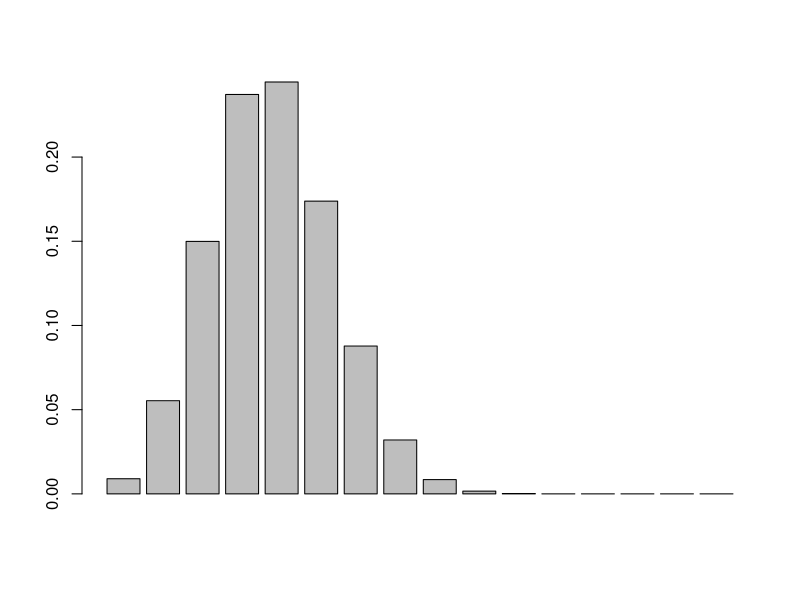
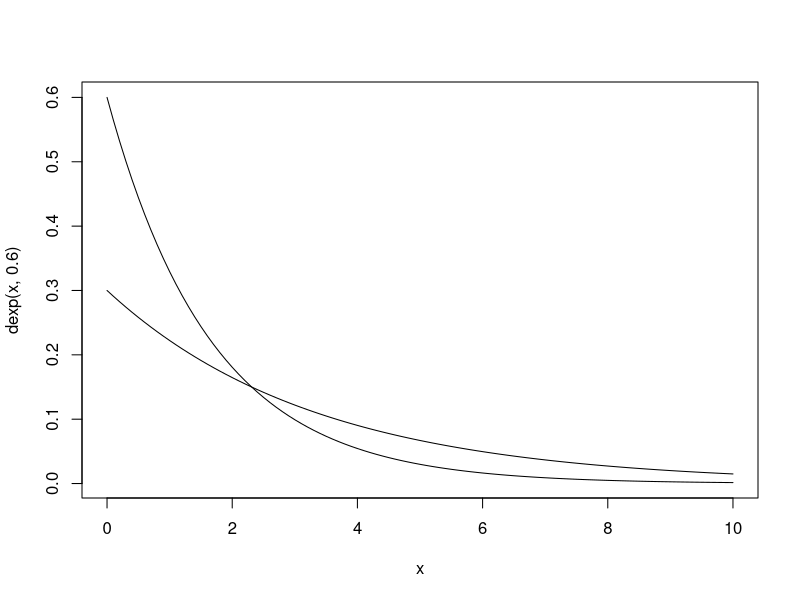
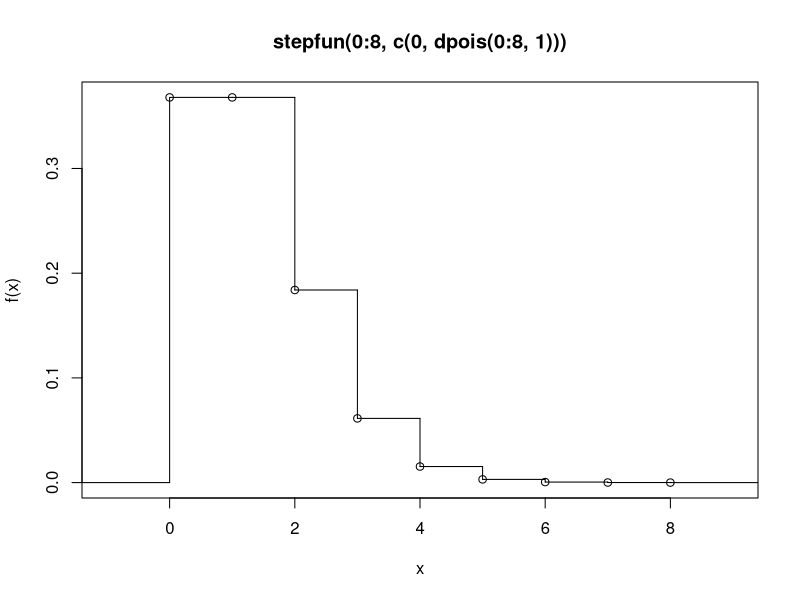
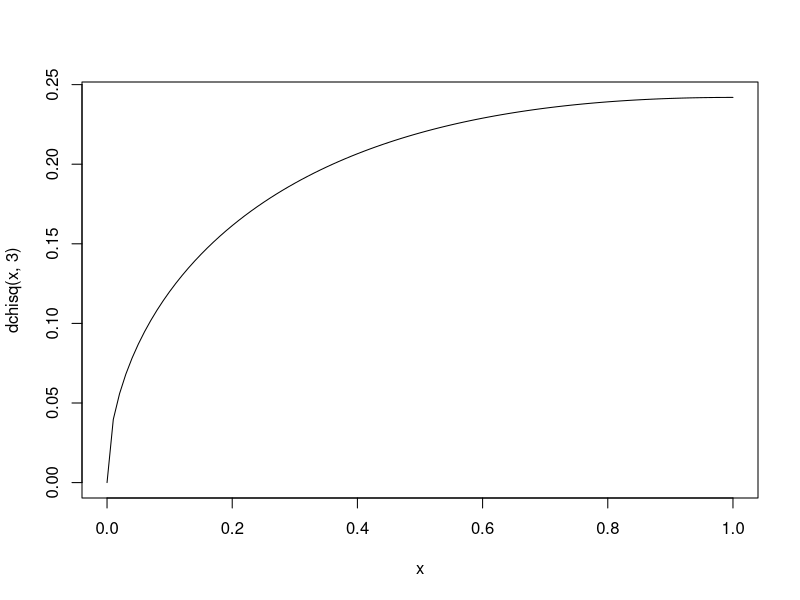
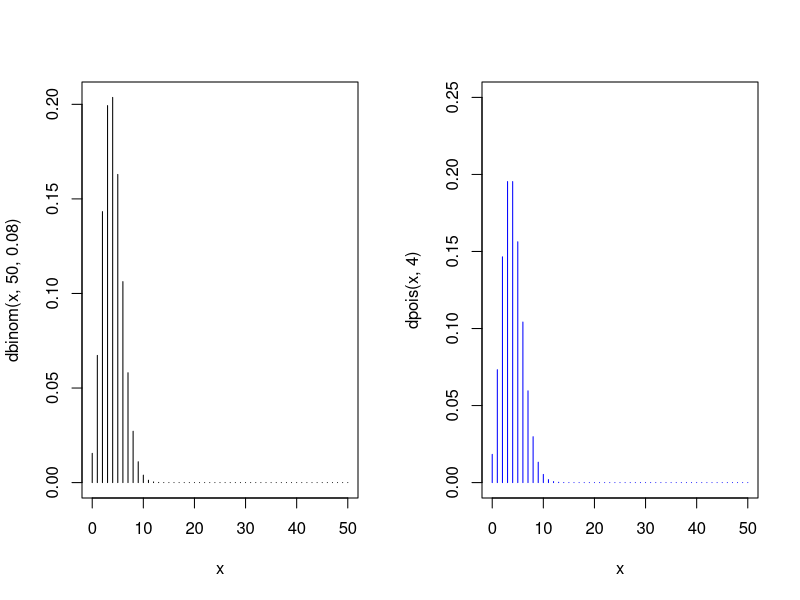
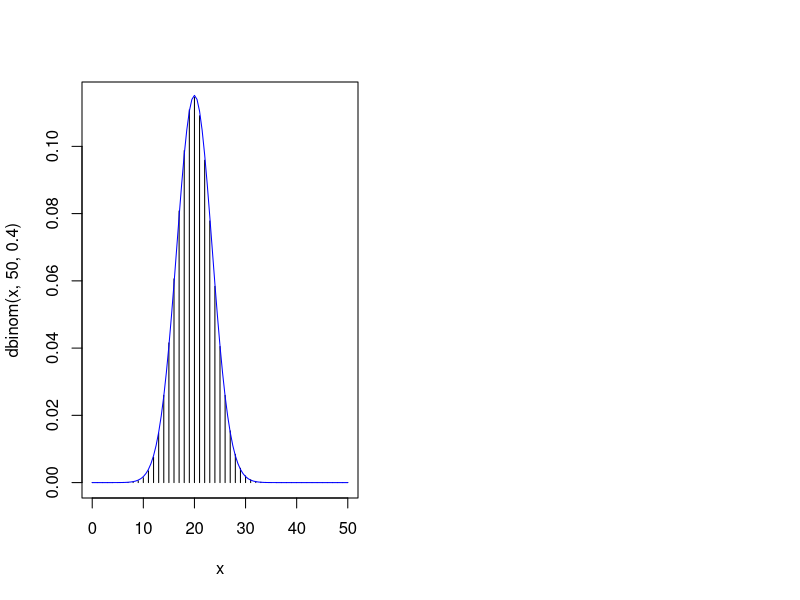

Write the R code that produced these figures, in order.
#bai1
# N=100 M=25 n=15
x=0:15
m=25
n=100-m
k=15
dhyper(x,m,n,k)
barplot(dhyper(x,m,n,k))
#bai2
x=5:12
sum(dhyper(x,m,n,k))
phyper(12,m,n,k)-phyper(4,m,n,k)
#bai3
#a
curve(dexp(x,0.6),0,10)
#b
curve(dexp(x,0.3),0,10,add = T)
#c
integrate(function(x)0.6*exp(-0.6*x),lower = 0,upper = Inf)
integrate(function(x)0.3*exp(-0.3*x),lower = 0,upper = Inf)
#bai4
dpois(0:8,1)
plot(stepfun(0:8,c(0,dpois(0:8,1))))
#bai5
x=0:10
curve(dchisq(x,3))
#bai6
par(mfrow=c(1,2))
x=0:50
plot(x,dbinom(x,50,0.08),type='h')
plot(x,dpois(x,4),type='h',ylim=c(0,0.25),col='blue')
#bai7
x=0:50
plot(x,dbinom(x,50,0.4),type='h')
curve(dnorm(x,20,sqrt(12)),from=0,to=50,col='blue',add=TRUE)


